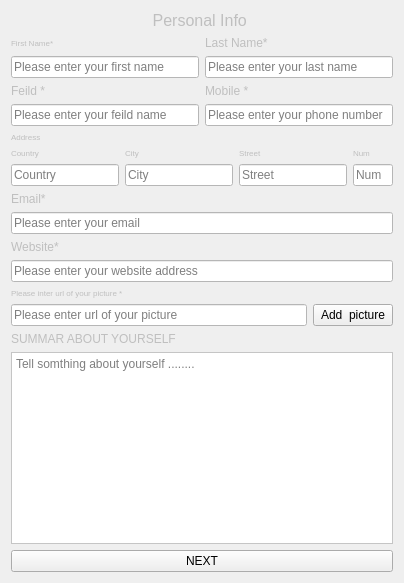
                <widget class="QWidget" name="page_10">
                 <layout class="QVBoxLayout" name="verticalLayout_137">
                  <item>
                   <layout class="QVBoxLayout" name="verticalLayout_136">
                    <item>
                     <widget class="QLabel" name="label_180">
                      <property name="font">
                       <font>
                        <family>MS Shell Dlg 2</family>
                        <pointsize>12</pointsize>
                        <weight>50</weight>
                        <italic>false</italic>
                        <bold>false</bold>
                       </font>
                      </property>
                      <property name="styleSheet">
                       <string notr="true">font: 12pt &quot;MS Shell Dlg 2&quot;;
color: rgb(191, 191, 191);</string>
                      </property>
                      <property name="text">
                       <string>Personal Info </string>
                      </property>
                      <property name="alignment">
                       <set>Qt::AlignCenter</set>
                      </property>
                     </widget>
                    </item>
                    <item>
                     <layout class="QHBoxLayout" name="horizontalLayout_37">
                      <item>
                       <layout class="QVBoxLayout" name="verticalLayout_79">
                        <item>
                         <widget class="QLabel" name="First_name_label_f3">
                          <property name="font">
                           <font>
                            <family>MS Shell Dlg 2</family>
                            <pointsize>6</pointsize>
                            <weight>50</weight>
                            <italic>false</italic>
                            <bold>false</bold>
                           </font>
                          </property>
                          <property name="styleSheet">
                           <string notr="true">color: rgb(191, 191, 191);
font: 6pt &quot;MS Shell Dlg 2&quot;;</string>
                          </property>
                          <property name="text">
                           <string>First Name*</string>
                          </property>
                         </widget>
                        </item>
                        <item>
                         <widget class="QLineEdit" name="First_name_f3">
                          <property name="styleSheet">
                           <string notr="true">background-color: rgb(255, 255, 255);
alternate-background-color: rgb(255, 255, 255);</string>
                          </property>
                          <property name="placeholderText">
                           <string>Please enter your first name</string>
                          </property>
                         </widget>
                        </item>
                       </layout>
                      </item>
                      <item>
                       <layout class="QVBoxLayout" name="verticalLayout_133">
                        <item>
                         <widget class="QLabel" name="Last_name_label_f3">
                          <property name="styleSheet">
                           <string notr="true">font: 6pt &quot;MS Shell Dlg 2&quot;;
color: rgb(191, 191, 191);</string>
                          </property>
                          <property name="text">
                           <string>Last Name*</string>
                          </property>
                         </widget>
                        </item>
                        <item>
                         <widget class="QLineEdit" name="Last_name_F3">
                          <property name="styleSheet">
                           <string notr="true">alternate-background-color: rgb(255, 255, 255);
background-color: rgb(255, 255, 255);</string>
                          </property>
                          <property name="placeholderText">
                           <string>Please enter your last name</string>
                          </property>
                         </widget>
                        </item>
                       </layout>
                      </item>
                     </layout>
                    </item>
                    <item>
                     <layout class="QHBoxLayout" name="horizontalLayout_38">
                      <item>
                       <layout class="QVBoxLayout" name="verticalLayout_134">
                        <item>
                         <widget class="QLabel" name="Home_phone_label_f3">
                          <property name="styleSheet">
                           <string notr="true">font: 6pt &quot;MS Shell Dlg 2&quot;;
color: rgb(191, 191, 191);</string>
                          </property>
                          <property name="text">
                           <string>Feild *</string>
                          </property>
                         </widget>
                        </item>
                        <item>
                         <widget class="QLineEdit" name="Feild_name_f3">
                          <property name="styleSheet">
                           <string notr="true">alternate-background-color: rgb(255, 255, 255);
background-color: rgb(255, 255, 255);</string>
                          </property>
                          <property name="placeholderText">
                           <string>Please enter your feild name</string>
                          </property>
                         </widget>
                        </item>
                       </layout>
                      </item>
                      <item>
                       <layout class="QVBoxLayout" name="verticalLayout_135">
                        <item>
                         <widget class="QLabel" name="Phone_label_f3">
                          <property name="styleSheet">
                           <string notr="true">font: 6pt &quot;MS Shell Dlg 2&quot;;
color: rgb(191, 191, 191);</string>
                          </property>
                          <property name="text">
                           <string>Mobile *</string>
                          </property>
                         </widget>
                        </item>
                        <item>
                         <widget class="QLineEdit" name="Phone_F3">
                          <property name="styleSheet">
                           <string notr="true">alternate-background-color: rgb(255, 255, 255);
background-color: rgb(255, 255, 255);</string>
                          </property>
                          <property name="placeholderText">
                           <string>Please enter your phone number</string>
                          </property>
                         </widget>
                        </item>
                       </layout>
                      </item>
                     </layout>
                    </item>
                    <item>
                     <widget class="QLabel" name="label_62">
                      <property name="font">
                       <font>
                        <pointsize>6</pointsize>
                       </font>
                      </property>
                      <property name="styleSheet">
                       <string notr="true">
color: rgb(191, 191, 191);</string>
                      </property>
                      <property name="text">
                       <string>Address</string>
                      </property>
                     </widget>
                    </item>
                    <item>
                     <layout class="QHBoxLayout" name="horizontalLayout_45">
                      <item>
                       <layout class="QVBoxLayout" name="verticalLayout_111">
                        <item>
                         <widget class="QLabel" name="label_18">
                          <property name="font">
                           <font>
                            <pointsize>6</pointsize>
                           </font>
                          </property>
                          <property name="styleSheet">
                           <string notr="true">color: rgb(191, 191, 191);</string>
                          </property>
                          <property name="text">
                           <string>Country</string>
                          </property>
                         </widget>
                        </item>
                        <item>
                         <widget class="QLineEdit" name="country_str_2">
                          <property name="styleSheet">
                           <string notr="true">alternate-background-color: rgb(255, 255, 255);
background-color: rgb(255, 255, 255);</string>
                          </property>
                          <property name="placeholderText">
                           <string>Country</string>
                          </property>
                         </widget>
                        </item>
                       </layout>
                      </item>
                      <item>
                       <layout class="QVBoxLayout" name="verticalLayout_132">
                        <item>
                         <widget class="QLabel" name="label_43">
                          <property name="font">
                           <font>
                            <pointsize>6</pointsize>
                           </font>
                          </property>
                          <property name="styleSheet">
                           <string notr="true">color: rgb(191, 191, 191);
</string>
                          </property>
                          <property name="text">
                           <string>City</string>
                          </property>
                         </widget>
                        </item>
                        <item>
                         <widget class="QLineEdit" name="City_str_2">
                          <property name="styleSheet">
                           <string notr="true">alternate-background-color: rgb(255, 255, 255);
background-color: rgb(255, 255, 255);</string>
                          </property>
                          <property name="placeholderText">
                           <string>City</string>
                          </property>
                         </widget>
                        </item>
                       </layout>
                      </item>
                      <item>
                       <layout class="QVBoxLayout" name="verticalLayout_144">
                        <item>
                         <widget class="QLabel" name="label_51">
                          <property name="font">
                           <font>
                            <pointsize>6</pointsize>
                           </font>
                          </property>
                          <property name="styleSheet">
                           <string notr="true">color: rgb(191, 191, 191);</string>
                          </property>
                          <property name="text">
                           <string>Street</string>
                          </property>
                         </widget>
                        </item>
                        <item>
                         <widget class="QLineEdit" name="Street_str_2">
                          <property name="styleSheet">
                           <string notr="true">alternate-background-color: rgb(255, 255, 255);
background-color: rgb(255, 255, 255);</string>
                          </property>
                          <property name="placeholderText">
                           <string>Street</string>
                          </property>
                         </widget>
                        </item>
                       </layout>
                      </item>
                      <item>
                       <layout class="QVBoxLayout" name="verticalLayout_145">
                        <item>
                         <widget class="QLabel" name="label_61">
                          <property name="sizePolicy">
                           <sizepolicy hsizetype="Maximum" vsizetype="Preferred">
                            <horstretch>0</horstretch>
                            <verstretch>0</verstretch>
                           </sizepolicy>
                          </property>
                          <property name="font">
                           <font>
                            <pointsize>6</pointsize>
                           </font>
                          </property>
                          <property name="styleSheet">
                           <string notr="true">color: rgb(191, 191, 191);</string>
                          </property>
                          <property name="text">
                           <string>Num</string>
                          </property>
                         </widget>
                        </item>
                        <item>
                         <widget class="QLineEdit" name="Num_str_2">
                          <property name="sizePolicy">
                           <sizepolicy hsizetype="Maximum" vsizetype="Preferred">
                            <horstretch>0</horstretch>
                            <verstretch>0</verstretch>
                           </sizepolicy>
                          </property>
                          <property name="maximumSize">
                           <size>
                            <width>40</width>
                            <height>30</height>
                           </size>
                          </property>
                          <property name="styleSheet">
                           <string notr="true">alternate-background-color: rgb(255, 255, 255);
background-color: rgb(255, 255, 255);</string>
                          </property>
                          <property name="placeholderText">
                           <string>Num</string>
                          </property>
                         </widget>
                        </item>
                       </layout>
                      </item>
                     </layout>
                    </item>
                    <item>
                     <layout class="QVBoxLayout" name="verticalLayout_78">
                      <item>
                       <widget class="QLabel" name="Email_label_f2_3">
                        <property name="styleSheet">
                         <string notr="true">color: rgb(191, 191, 191);
font: 6pt &quot;MS Shell Dlg 2&quot;;</string>
                        </property>
                        <property name="text">
                         <string>Email*</string>
                        </property>
                       </widget>
                      </item>
                      <item>
                       <widget class="QLineEdit" name="Email_F3">
                        <property name="styleSheet">
                         <string notr="true">alternate-background-color: rgb(255, 255, 255);
background-color: rgb(255, 255, 255);</string>
                        </property>
                        <property name="placeholderText">
                         <string>Please enter your email</string>
                        </property>
                       </widget>
                      </item>
                     </layout>
                    </item>
                    <item>
                     <layout class="QVBoxLayout" name="verticalLayout_110">
                      <item>
                       <widget class="QLabel" name="Email_label_f2_4">
                        <property name="styleSheet">
                         <string notr="true">color: rgb(191, 191, 191);
font: 6pt &quot;MS Shell Dlg 2&quot;;</string>
                        </property>
                        <property name="text">
                         <string>Website*</string>
                        </property>
                       </widget>
                      </item>
                      <item>
                       <widget class="QLineEdit" name="Website_F3">
                        <property name="styleSheet">
                         <string notr="true">background-color: rgb(255, 255, 255);
alternate-background-color: rgb(255, 255, 255);
</string>
                        </property>
                        <property name="placeholderText">
                         <string>Please enter your website address</string>
                        </property>
                       </widget>
                      </item>
                     </layout>
                    </item>
                    <item>
                     <widget class="QLabel" name="URL_label_f2_3">
                      <property name="font">
                       <font>
                        <pointsize>6</pointsize>
                       </font>
                      </property>
                      <property name="styleSheet">
                       <string notr="true">color: rgb(191, 191, 191);</string>
                      </property>
                      <property name="text">
                       <string>Please inter url of your picture *</string>
                      </property>
                     </widget>
                    </item>
                    <item>
                     <layout class="QHBoxLayout" name="horizontalLayout_40">
                      <item>
                       <widget class="QLineEdit" name="pic_lineEdit_1">
                        <property name="styleSheet">
                         <string notr="true">background-color: rgb(255, 255, 255);
alternate-background-color: rgb(255, 255, 255);
</string>
                        </property>
                        <property name="placeholderText">
                         <string>Please enter url of your picture</string>
                        </property>
                       </widget>
                      </item>
                      <item>
                       <widget class="QPushButton" name="pic_pushButton_1">
                        <property name="styleSheet">
                         <string notr="true">QPushButton {
	color: rgb(0, 0, 0);
	background-color: rgb(191, 191 191);
}
QPushButton:hover {
	color: rgb(255, 255, 255);
	background-color: rgb(0, 68, 100);
}</string>
                        </property>
                        <property name="text">
                         <string>Add  picture</string>
                        </property>
                       </widget>
                      </item>
                     </layout>
                    </item>
                    <item>
                     <widget class="QLabel" name="label_181">
                      <property name="styleSheet">
                       <string notr="true">color: rgb(191, 191, 191);
font: 6pt &quot;MS Shell Dlg 2&quot;;
</string>
                      </property>
                      <property name="text">
                       <string>SUMMAR ABOUT YOURSELF</string>
                      </property>
                     </widget>
                    </item>
                    <item>
                     <widget class="QTextEdit" name="Summary_F3">
                      <property name="styleSheet">
                       <string notr="true">background-color: rgb(255, 255, 255);</string>
                      </property>
                      <property name="placeholderText">
                       <string>Tell somthing about yourself ........</string>
                      </property>
                     </widget>
                    </item>
                    <item>
                     <widget class="QPushButton" name="F3_NEXT_4">
                      <property name="styleSheet">
                       <string notr="true">QPushButton {
	color: rgb(0, 0, 0);
	background-color: rgb(191, 191 191);
}
QPushButton:hover {
	color: rgb(255, 255, 255);
	background-color: rgb(0, 68, 100);
}</string>
                      </property>
                      <property name="text">
                       <string>NEXT</string>
                      </property>
                     </widget>
                    </item>
                   </layout>
                  </item>
                 </layout>
                </widget>
